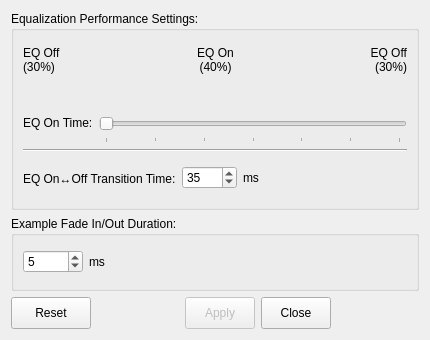
<?xml version="1.0" encoding="UTF-8"?>
<ui version="4.0">
 <class>AudioProcSettingsDialog</class>
 <widget class="QWidget" name="AudioProcSettingsDialog">
  <property name="geometry">
   <rect>
    <x>0</x>
    <y>0</y>
    <width>430</width>
    <height>340</height>
   </rect>
  </property>
  <property name="sizePolicy">
   <sizepolicy hsizetype="Fixed" vsizetype="Fixed">
    <horstretch>0</horstretch>
    <verstretch>0</verstretch>
   </sizepolicy>
  </property>
  <property name="minimumSize">
   <size>
    <width>430</width>
    <height>340</height>
   </size>
  </property>
  <property name="maximumSize">
   <size>
    <width>430</width>
    <height>340</height>
   </size>
  </property>
  <property name="windowTitle">
   <string>Audio Processing Settings...</string>
  </property>
  <layout class="QVBoxLayout" name="verticalLayout_2">
   <item>
    <widget class="QGroupBox" name="EQPerformanceBox">
     <property name="title">
      <string>Equalization Performance Settings:</string>
     </property>
     <layout class="QVBoxLayout" name="verticalLayout">
      <item>
       <layout class="QHBoxLayout" name="EQOnOffLabLay">
        <property name="bottomMargin">
         <number>0</number>
        </property>
        <item>
         <widget class="QLabel" name="EQOffLab">
          <property name="minimumSize">
           <size>
            <width>0</width>
            <height>0</height>
           </size>
          </property>
          <property name="text">
           <string>EQ Off&lt;br&gt;(30%)</string>
          </property>
          <property name="alignment">
           <set>Qt::AlignLeading|Qt::AlignLeft|Qt::AlignVCenter</set>
          </property>
         </widget>
        </item>
        <item>
         <spacer name="horizontalSpacer_5">
          <property name="orientation">
           <enum>Qt::Horizontal</enum>
          </property>
          <property name="sizeHint" stdset="0">
           <size>
            <width>40</width>
            <height>30</height>
           </size>
          </property>
         </spacer>
        </item>
        <item>
         <widget class="QLabel" name="EQOnLab">
          <property name="minimumSize">
           <size>
            <width>0</width>
            <height>0</height>
           </size>
          </property>
          <property name="text">
           <string>EQ On&lt;br&gt;(40%)</string>
          </property>
          <property name="alignment">
           <set>Qt::AlignCenter</set>
          </property>
         </widget>
        </item>
        <item>
         <spacer name="horizontalSpacer_6">
          <property name="orientation">
           <enum>Qt::Horizontal</enum>
          </property>
          <property name="sizeHint" stdset="0">
           <size>
            <width>40</width>
            <height>30</height>
           </size>
          </property>
         </spacer>
        </item>
        <item>
         <widget class="QLabel" name="EQOffLab2">
          <property name="minimumSize">
           <size>
            <width>0</width>
            <height>0</height>
           </size>
          </property>
          <property name="text">
           <string>EQ Off&lt;br&gt;(30%)</string>
          </property>
          <property name="alignment">
           <set>Qt::AlignRight|Qt::AlignTrailing|Qt::AlignVCenter</set>
          </property>
         </widget>
        </item>
       </layout>
      </item>
      <item>
       <layout class="QHBoxLayout" name="horizontalLayout">
        <item>
         <spacer name="horizontalSpacer_8">
          <property name="orientation">
           <enum>Qt::Horizontal</enum>
          </property>
          <property name="sizeHint" stdset="0">
           <size>
            <width>10</width>
            <height>20</height>
           </size>
          </property>
         </spacer>
        </item>
        <item>
         <widget class="QLabel" name="EQOnOffIndicator">
          <property name="minimumSize">
           <size>
            <width>355</width>
            <height>0</height>
           </size>
          </property>
          <property name="maximumSize">
           <size>
            <width>0</width>
            <height>7</height>
           </size>
          </property>
          <property name="autoFillBackground">
           <bool>false</bool>
          </property>
          <property name="styleSheet">
           <string notr="true"/>
          </property>
          <property name="text">
           <string/>
          </property>
          <property name="scaledContents">
           <bool>true</bool>
          </property>
         </widget>
        </item>
        <item>
         <spacer name="horizontalSpacer_7">
          <property name="orientation">
           <enum>Qt::Horizontal</enum>
          </property>
          <property name="sizeHint" stdset="0">
           <size>
            <width>10</width>
            <height>20</height>
           </size>
          </property>
         </spacer>
        </item>
       </layout>
      </item>
      <item>
       <layout class="QHBoxLayout" name="EQOnTimeLay">
        <property name="topMargin">
         <number>0</number>
        </property>
        <property name="bottomMargin">
         <number>0</number>
        </property>
        <item alignment="Qt::AlignTop">
         <widget class="QLabel" name="EQOnTimeLab">
          <property name="minimumSize">
           <size>
            <width>0</width>
            <height>20</height>
           </size>
          </property>
          <property name="text">
           <string>EQ On Time:</string>
          </property>
         </widget>
        </item>
        <item>
         <widget class="QSlider" name="EQOnTimeSlider">
          <property name="minimumSize">
           <size>
            <width>0</width>
            <height>30</height>
           </size>
          </property>
          <property name="minimum">
           <number>40</number>
          </property>
          <property name="maximum">
           <number>100</number>
          </property>
          <property name="singleStep">
           <number>5</number>
          </property>
          <property name="pageStep">
           <number>10</number>
          </property>
          <property name="tracking">
           <bool>true</bool>
          </property>
          <property name="orientation">
           <enum>Qt::Horizontal</enum>
          </property>
          <property name="tickPosition">
           <enum>QSlider::TicksBelow</enum>
          </property>
         </widget>
        </item>
       </layout>
      </item>
      <item>
       <widget class="Line" name="HorLine">
        <property name="orientation">
         <enum>Qt::Horizontal</enum>
        </property>
       </widget>
      </item>
      <item>
       <layout class="QHBoxLayout" name="EQOnOffTransLay">
        <item>
         <widget class="QLabel" name="EQOnOffTransLab">
          <property name="minimumSize">
           <size>
            <width>0</width>
            <height>20</height>
           </size>
          </property>
          <property name="text">
           <string>EQ On↔︎Off Transition Time:</string>
          </property>
         </widget>
        </item>
        <item>
         <widget class="QSpinBox" name="EQOnOffTransSpin">
          <property name="minimumSize">
           <size>
            <width>55</width>
            <height>0</height>
           </size>
          </property>
          <property name="minimum">
           <number>1</number>
          </property>
          <property name="maximum">
           <number>50</number>
          </property>
          <property name="value">
           <number>35</number>
          </property>
         </widget>
        </item>
        <item>
         <widget class="QLabel" name="msLab">
          <property name="minimumSize">
           <size>
            <width>0</width>
            <height>20</height>
           </size>
          </property>
          <property name="text">
           <string>ms</string>
          </property>
         </widget>
        </item>
        <item>
         <spacer name="horizontalSpacer">
          <property name="orientation">
           <enum>Qt::Horizontal</enum>
          </property>
          <property name="sizeHint" stdset="0">
           <size>
            <width>40</width>
            <height>20</height>
           </size>
          </property>
         </spacer>
        </item>
       </layout>
      </item>
     </layout>
    </widget>
   </item>
   <item>
    <widget class="QGroupBox" name="FadeInOutDurBox">
     <property name="minimumSize">
      <size>
       <width>0</width>
       <height>70</height>
      </size>
     </property>
     <property name="maximumSize">
      <size>
       <width>16777215</width>
       <height>75</height>
      </size>
     </property>
     <property name="title">
      <string>Example Fade In/Out Duration:</string>
     </property>
     <layout class="QHBoxLayout" name="horizontalLayout_3">
      <item>
       <widget class="QSpinBox" name="FadeInOutDurSpin">
        <property name="minimumSize">
         <size>
          <width>60</width>
          <height>0</height>
         </size>
        </property>
        <property name="maximum">
         <number>100</number>
        </property>
        <property name="value">
         <number>5</number>
        </property>
       </widget>
      </item>
      <item>
       <widget class="QLabel" name="msLab_2">
        <property name="text">
         <string>ms</string>
        </property>
       </widget>
      </item>
      <item>
       <spacer name="horizontalSpacer_2">
        <property name="orientation">
         <enum>Qt::Horizontal</enum>
        </property>
        <property name="sizeHint" stdset="0">
         <size>
          <width>40</width>
          <height>20</height>
         </size>
        </property>
       </spacer>
      </item>
     </layout>
    </widget>
   </item>
   <item>
    <layout class="QHBoxLayout" name="ButtonLayout">
     <item>
      <widget class="QPushButton" name="ResetBut">
       <property name="minimumSize">
        <size>
         <width>70</width>
         <height>32</height>
        </size>
       </property>
       <property name="toolTip">
        <string>Reset to defaults</string>
       </property>
       <property name="text">
        <string>Reset</string>
       </property>
      </widget>
     </item>
     <item>
      <spacer name="horizontalSpacer_3">
       <property name="orientation">
        <enum>Qt::Horizontal</enum>
       </property>
       <property name="sizeHint" stdset="0">
        <size>
         <width>40</width>
         <height>20</height>
        </size>
       </property>
      </spacer>
     </item>
     <item>
      <widget class="QPushButton" name="ApplyBut">
       <property name="enabled">
        <bool>false</bool>
       </property>
       <property name="minimumSize">
        <size>
         <width>70</width>
         <height>32</height>
        </size>
       </property>
       <property name="maximumSize">
        <size>
         <width>70</width>
         <height>32</height>
        </size>
       </property>
       <property name="text">
        <string>Apply</string>
       </property>
      </widget>
     </item>
     <item>
      <widget class="QPushButton" name="CloseBut">
       <property name="minimumSize">
        <size>
         <width>70</width>
         <height>32</height>
        </size>
       </property>
       <property name="maximumSize">
        <size>
         <width>70</width>
         <height>32</height>
        </size>
       </property>
       <property name="text">
        <string>Close</string>
       </property>
      </widget>
     </item>
     <item>
      <spacer name="horizontalSpacer_4">
       <property name="orientation">
        <enum>Qt::Horizontal</enum>
       </property>
       <property name="sizeHint" stdset="0">
        <size>
         <width>40</width>
         <height>20</height>
        </size>
       </property>
      </spacer>
     </item>
    </layout>
   </item>
  </layout>
 </widget>
 <resources/>
 <connections/>
</ui>
